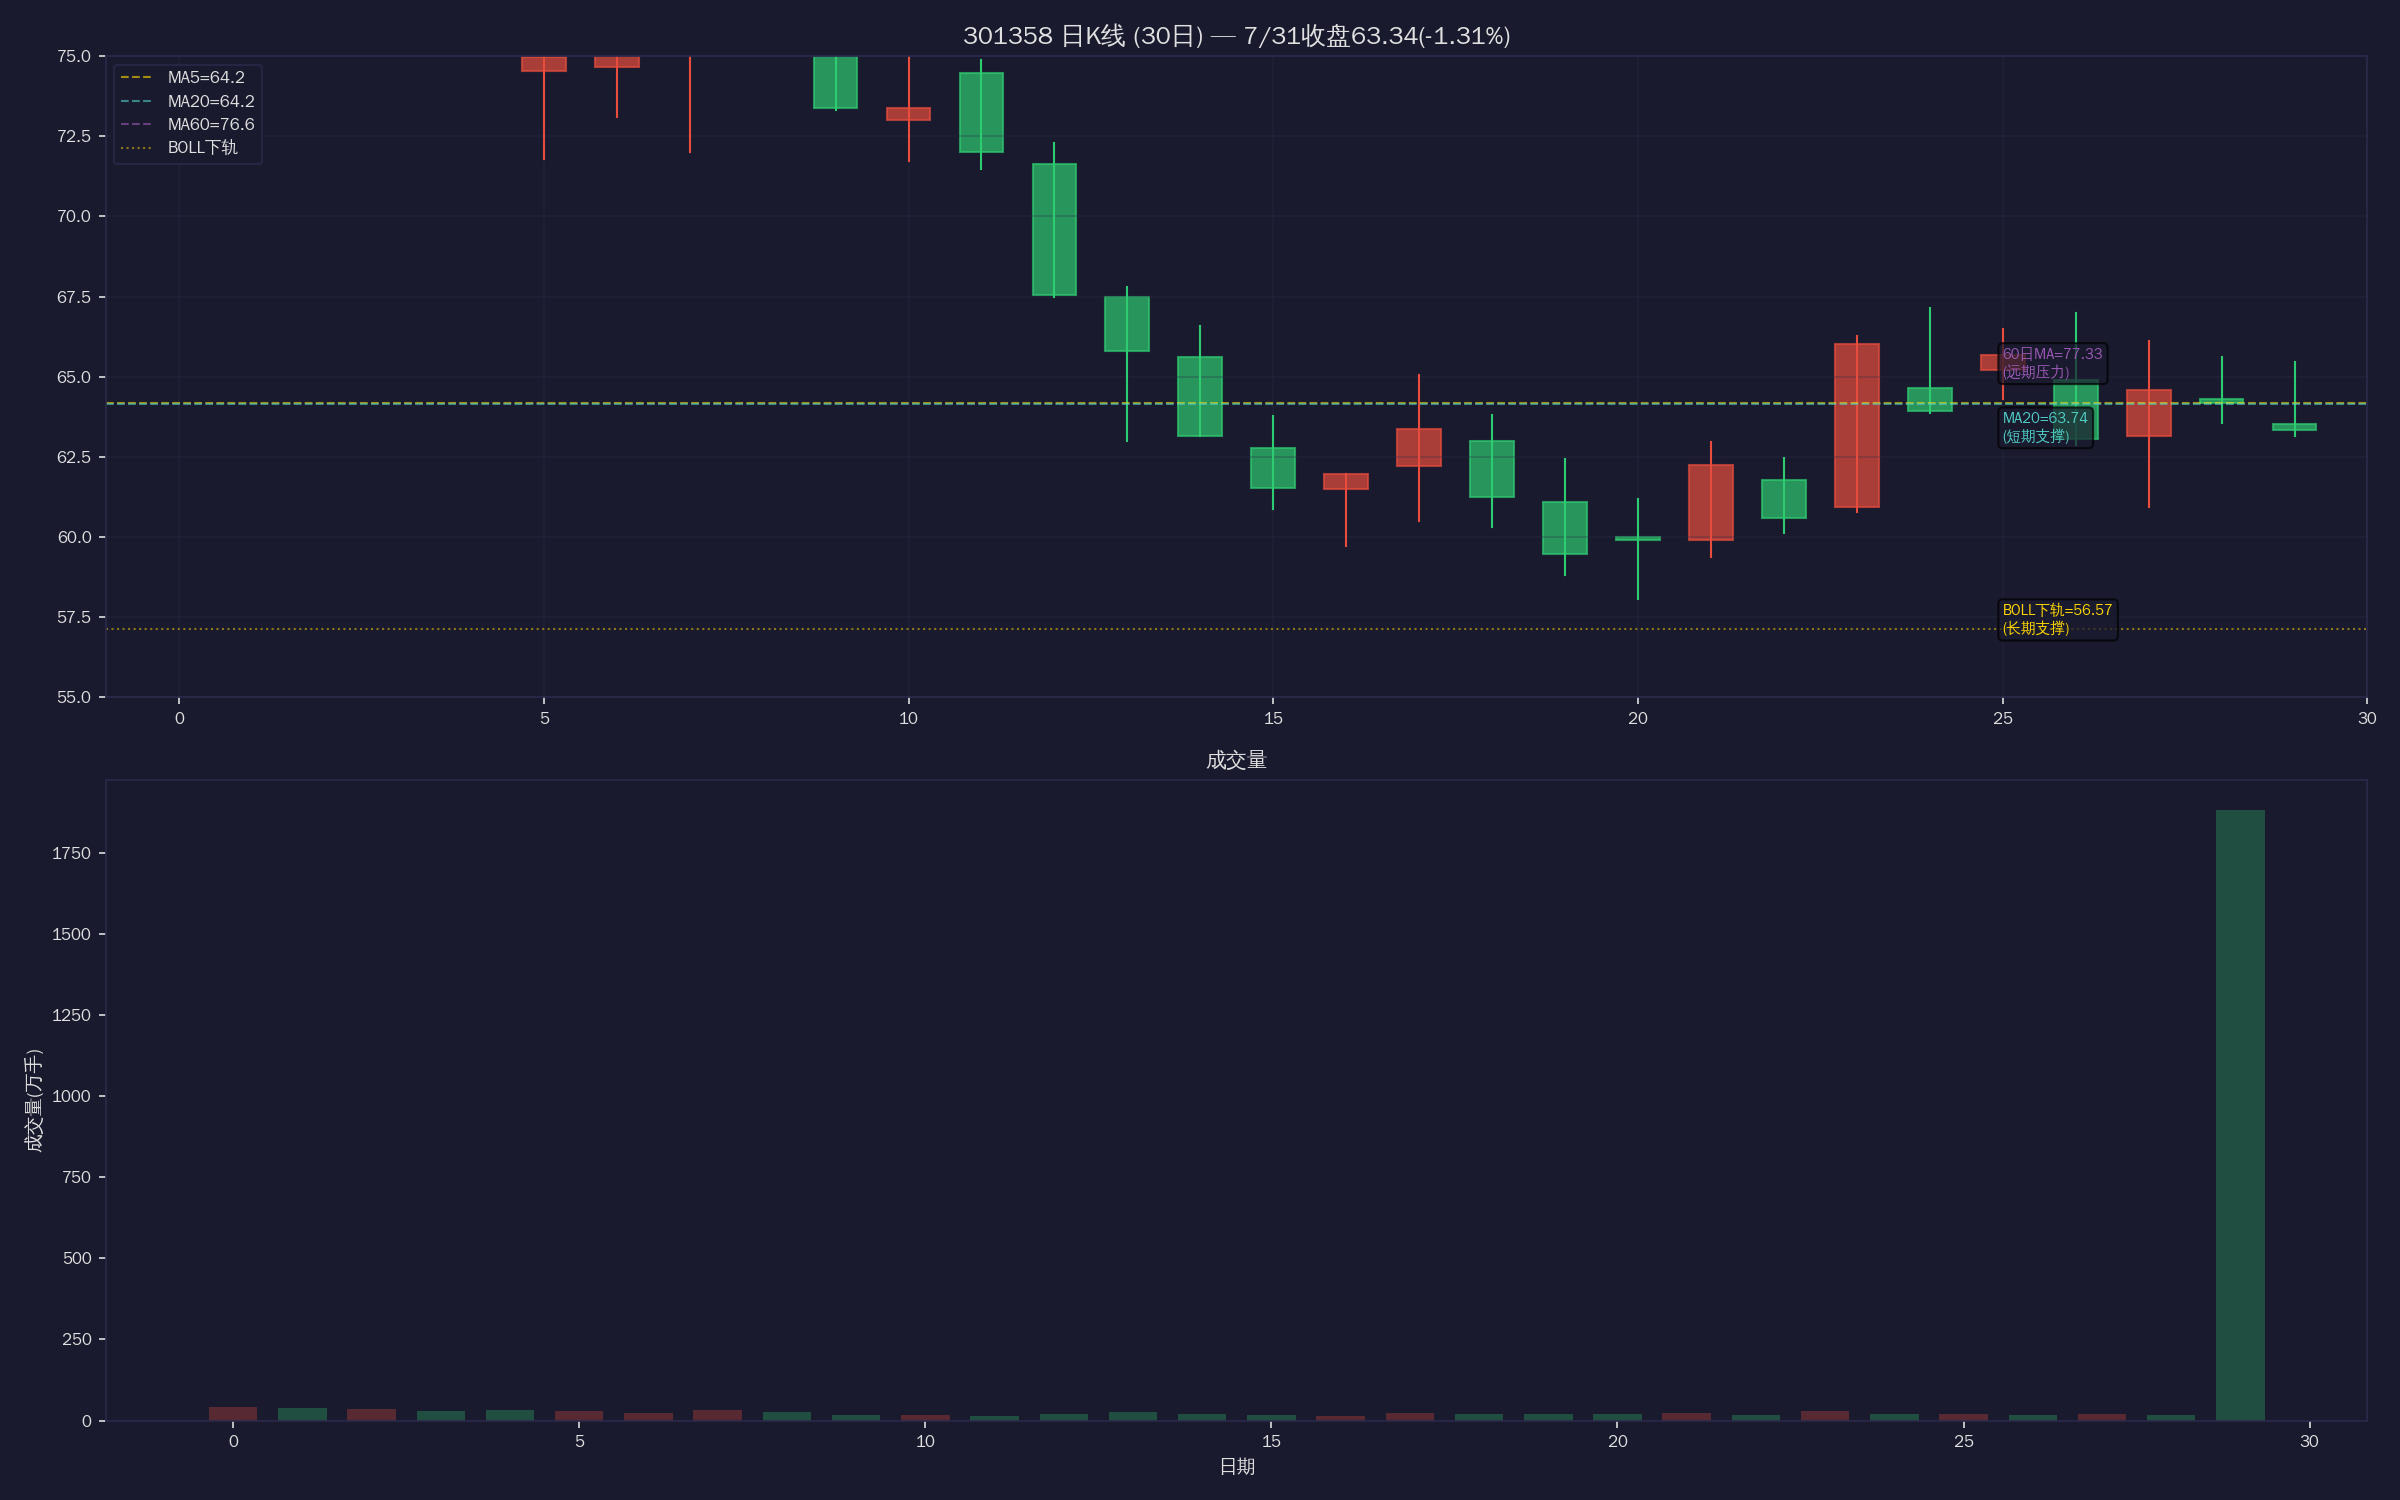

The Python source for this figure:
import json, numpy as np, matplotlib
matplotlib.use('Agg')
import matplotlib.pyplot as plt
from matplotlib import font_manager

for fp in ['/usr/share/fonts/truetype/wqy/wqy-zenhei.ttc']:
    try:
        font_manager.fontManager.addfont(fp); break
    except: pass
plt.rcParams['font.family'] = 'WenQuanYi Zen Hei'
plt.rcParams['axes.unicode_minus'] = False

BG = '#1a1a2e'; TEXT = '#E0E0E0'; GRID = '#2a2a4a'
UP = '#E74C3C'; DOWN = '#2ECC71'

# 加载数据
daily_raw = json.load(open('/tmp/301358_130d.json'))
sd = daily_raw['data']['sz301358']
kb_d = sd.get('qfqday') or sd.get('day') or list(sd.values())[0]
d_full = [{'d':b[0],'o':float(b[1]),'c':float(b[2]),'h':float(b[3]),'l':float(b[4]),'v':int(float(b[5]))} for b in kb_d]
d_full.append({'d':'2026-07-31','o':63.52,'c':63.34,'h':65.46,'l':63.16,'v':18806300})

closes_d = [d['c'] for d in d_full]
all_c = np.array(closes_d)
ma5 = np.mean(closes_d[-5:])
ma10 = np.mean(closes_d[-10:])
ma20 = np.mean(closes_d[-20:])
ma60 = np.mean(all_c[-60:])
boll_mid = np.mean(np.array(closes_d[-20:]))
boll_std = np.std(np.array(closes_d[-20:]))
boll_up = boll_mid + 2*boll_std
boll_down = boll_mid - 2*boll_std

fig, (ax1, ax2) = plt.subplots(2, 1, figsize=(16, 10), facecolor=BG)
ax1.set_facecolor(BG); ax2.set_facecolor(BG)

# 日K线图 (最近30天)
last30 = d_full[-30:]
x = np.arange(len(last30))
for i, d in enumerate(last30):
    o, c, h, l = d['o'], d['c'], d['h'], d['l']
    color = UP if c >= o else DOWN
    ax1.plot([i, i], [l, h], color=color, linewidth=1)
    rect = plt.Rectangle((i-0.3, min(o,c)), 0.6, max(abs(c-o),0.01), facecolor=color, edgecolor=color, alpha=0.7)
    ax1.add_patch(rect)

for ma, c, lbl in [(ma5,'#FFD700','MA5'), (ma20,'#4ECDC4','MA20'), (ma60,'#9B59B6','MA60')]:
    ax1.axhline(y=ma, color=c, linestyle='--', linewidth=1, alpha=0.6, label=lbl+f'={ma:.1f}')

ax1.axhline(y=boll_down, color='#FFD700', linestyle=':', linewidth=1, alpha=0.5, label='BOLL下轨')
ax1.set_title('301358 日K线 (30日) — 7/31收盘63.34(-1.31%)', color=TEXT, fontsize=12, fontweight='bold')
ax1.set_xlim(-1, len(last30))
ax1.set_ylim(55, 75)
ax1.legend(loc='upper left', fontsize=8, facecolor=BG, edgecolor=GRID, labelcolor=TEXT)
ax1.grid(True, color=GRID, alpha=0.3)
ax1.tick_params(colors=TEXT, labelsize=8)
for s in ax1.spines.values(): s.set_color(GRID)

# 关键点位标注
ax1.text(25, 65, '60日MA=77.33\n(远期压力)', color='#9B59B6', fontsize=7, bbox=dict(boxstyle='round', facecolor=BG, alpha=0.7))
ax1.text(25, 63, 'MA20=63.74\n(短期支撑)', color='#4ECDC4', fontsize=7, bbox=dict(boxstyle='round', facecolor=BG, alpha=0.7))
ax1.text(25, 57, 'BOLL下轨=56.57\n(长期支撑)', color='#FFD700', fontsize=7, bbox=dict(boxstyle='round', facecolor=BG, alpha=0.7))

# 成交量
ax2.bar(x, [d['v']/10000 for d in last30], width=0.7, color=[UP if d['c']>=d['o'] else DOWN for d in last30], alpha=0.3)
ax2.set_xlabel('日期', color=TEXT, fontsize=9)
ax2.set_ylabel('成交量(万手)', color=TEXT, fontsize=9)
ax2.set_title('成交量', color=TEXT, fontsize=10)
ax2.tick_params(colors=TEXT, labelsize=8)
for s in ax2.spines.values(): s.set_color(GRID)

plt.tight_layout()
plt.savefig('/data/hermes/workspace/MyDocuments/stocks/301358/301358_0731_kline.png', dpi=150, facecolor=BG, edgecolor='none')
print('Chart saved')

# 计算关键指标
print(f'\n=== 日K指标 ===')
print(f'收盘价: {closes_d[-1]:.2f} MA5:{ma5:.2f} MA10:{ma10:.2f} MA20:{ma20:.2f} MA60:{ma60:.2f}')
print(f'BOLL: 上{boll_up:.2f} 中{boll_mid:.2f} 下{boll_down:.2f}')
print(f'相对大盘: 创业板指+3.06%, 301358-1.31% → 偏离-4.37个百分点 (大盘涨它跌!)')
